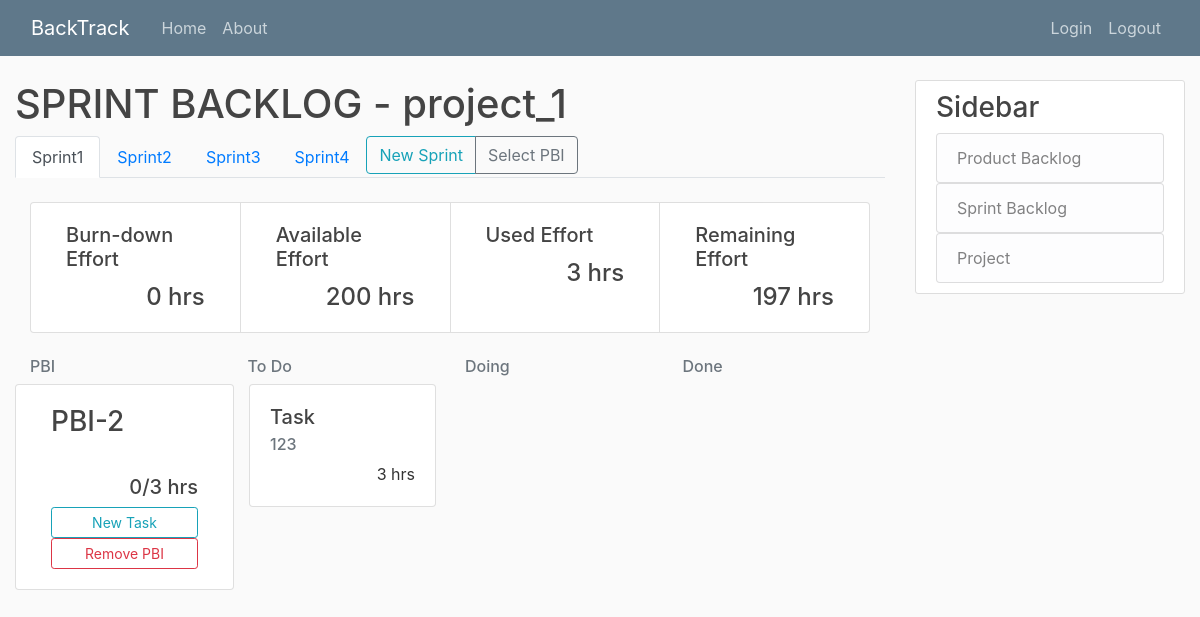
Screenshot of /project_1-sprint_21/ with the database file from the repository.
### project/models.py (models this page shows, shortened)
class Project(models.Model):
	title = models.CharField(max_length=20, unique=True)
	details = models.TextField()
	slug = models.SlugField(unique=True, default="")
	duration = models.IntegerField("Sprint Duration(week)", default=2)

### sprintBacklog/models.py (models this page shows, shortened)
class Sprint(models.Model):
	title = models.CharField(max_length=20, default="Sprint")
	available_effort = models.IntegerField()
	start_date = models.DateField(blank=True, null=True, default=date.today())
	details = models.TextField(null=True)
	project = models.ForeignKey(Project, on_delete=models.CASCADE, blank=True, null=True, default=None)
	def save(self, *args, **kwargs):
		number_of_sprint = Sprint.objects.filter(project=self.project).count()
		if Sprint.objects.filter(project=self.project).count() == None:
			number_of_sprint = 1
		else:
			number_of_sprint += 1
		if self not in Sprint.objects.filter(project=self.project):
			self.title = "Sprint" + str(number_of_sprint)
		super().save(*args, **kwargs)

class Task(models.Model):
	title = models.CharField(max_length=20, default="Task")
	status_choice = [
		('To Do', 'To Do'),
		('Doing', 'Doing'),
		('Done', 'Done'),
	]
	status = models.CharField(
		max_length = 5,
		choices = status_choice,
		default ='To Do',
	)
	effort = models.IntegerField("effort(hour)")
	details = models.TextField(null=True)
	sprint = models.ForeignKey(Sprint, on_delete=models.CASCADE, default=None)
	PBI = models.ForeignKey(PBI, on_delete=models.CASCADE, default=None)
	task_owner = models.ForeignKey(User, on_delete=models.SET_NULL, default=None, null=True, blank=True)

### productBacklog/models.py (models this page shows, shortened)
class PBI(models.Model):
	priority = models.IntegerField()
	title = models.CharField(max_length=20)
	status_choice = [
		('To Do', 'To Do'),
		('Doing', 'Doing'),
		('Done', 'Done'),
	]
	status = models.CharField(
		max_length = 5,
		choices = status_choice,
		default = 'To Do',
	)
	ESP = models.IntegerField("estimated story point")
	details = models.TextField()
	project = models.ForeignKey(Project, on_delete=models.CASCADE, blank=True, null=True, default=None)
	sprint = models.ManyToManyField(Sprint) # , blank=True, null=True, default=None)
	def save(self, *args, **kwargs):
		super().save(*args, **kwargs)

### sprintBacklog/views.py (the view)
# urls.py: path('<int:sprint>/', SprintBacklogListView.as_view(), name='sprint-home'),
class SprintBacklogListView(ListView):
	model = Sprint
	template_name = 'sprintBacklog/home.html'
	context_object_name = 'sprint'
	def get_queryset(self):
		queryset = Sprint.objects.filter(project_id=self.project).order_by('pk')
		index = 1
		for s in queryset:
			s.title = "Sprint" + str(index)
			s.save()
			index += 1
		today = date.today()
		for obj in PBI.objects.filter(sprint=self.sprint):
			todo = Task.objects.filter(status='To Do', PBI=obj, sprint=obj.sprint.order_by('start_date').last())
			doing = Task.objects.filter(status='Doing', PBI=obj, sprint=obj.sprint.order_by('start_date').last())
			done = Task.objects.filter(status='Done', PBI=obj, sprint=obj.sprint.order_by('start_date').last())
			if today - obj.sprint.order_by('start_date').last().start_date >= timedelta(weeks=self.project.duration):
				if todo or doing:
					obj.status = 'To Do'
					obj.save()
				elif done and not todo and not doing:
					obj.status = 'Done'
					obj.save()
			else:
				if done and not todo and not doing:
					obj.status = 'Done'
					obj.save()
		return self.sprint
	def dispatch(self, request, *args, **kwargs):
		self.project = get_object_or_404(Project, slug=kwargs['project'])
		self.sprint = Sprint.objects.get(pk=kwargs['sprint'])
		return super().dispatch(request, *args, **kwargs)
	def get_context_data(self, **kwargs):
		context = super().get_context_data(**kwargs)
		context['project'] = self.project
		context['all_sprint'] = Sprint.objects.filter(project=self.project).order_by('pk')
		context['PBI'] = PBI.objects.filter(project=self.project, status='To Do')
		task = []
		total = 0
		completed = 0
		for p in PBI.objects.filter(sprint=self.sprint):
			todo = Task.objects.filter(sprint=self.sprint).filter(status='To Do').filter(PBI=p)
			doing = Task.objects.filter(sprint=self.sprint).filter(status='Doing').filter(PBI=p)
			done = Task.objects.filter(sprint=self.sprint).filter(status='Done').filter(PBI=p)
			todoE = todo.aggregate(Sum('effort')).get('effort__sum') if todo else 0
			doingE = doing.aggregate(Sum('effort')).get('effort__sum') if doing else 0
			doneE = done.aggregate(Sum('effort')).get('effort__sum') if done else 0
			total += doneE + doingE + todoE
			completed += doneE
			tmp = {"pbi": p,
					"todo": todo,
					"doing": doing,
					"done": done,
					"finish": doneE,
					"not_finish": doingE + todoE + doneE
					}
			task.append(tmp)
		stat = {"completed": completed,
				"available": self.sprint.available_effort,
				"used": total,
				"remaining": self.sprint.available_effort - total
				}
		context['stat'] = stat
		context['task'] = task
		return context

### templates/SprintBacklog/home.html (shortened to what this page needs)
{% extends "base.html" %}
{% block content %}
	<h1>SPRINT BACKLOG - {{ project.title }}</h1>
	<ul class="nav nav-tabs" align="right">
		{% for s in all_sprint %}
		<li class="nav-item">
			{% if s.pk == sprint.pk %}
				<a class="nav-link active" href="{% url 'sprintBacklog-detail' project.slug s.pk %}">{{ s.title }}</a>
			{% else %}
				<a class="nav-link" href="{% url 'sprint-home' project.slug s.pk %}">{{ s.title }}</a>
			{% endif %}
		</li>
		{% endfor %}
		<li class="nav-item">
			<div class="btn-group" role="group" aria-label="Basic example">
				<a class="btn btn-outline-info" href="{% url 'sprintBacklog-create' project.slug %}">New Sprint</a>
				<a class="btn btn-outline-secondary" href="{% url 'sprintBacklog-select' project.slug sprint.pk%}">Select PBI</a>
			</div>
		</li>
	</ul>
	<div class="container-fluid">
	<div class="card-group">
		<div class="col-sm card">
			<div class="card-body">
				<h5 class="card-title">Burn-down Effort</h5>
				<h4 class="card-text" style="text-align: right">{{ stat.completed }} hrs</h4>
			</div>
		</div>
		<div class="col-sm card">
			<div class="card-body">
				<h5 class="card-title">Available Effort</h5>
				<h4 class="card-text" style="text-align: right">{{ stat.available }} hrs</h4>
			</div>
		</div>
		<div class="col-sm card">
			<div class="card-body">
				<h5 class="card-title">Used Effort</h5>
				<h4 class="card-text" style="text-align: right">{{ stat.used }} hrs</h4>
			</div>
		</div>
		<div class="col-sm card">
			<div class="card-body">
				<h5 class="card-title">Remaining Effort</h5>
				<h4 class="card-text" style="text-align: right">{{ stat.remaining }} hrs</h4>
			</div>
		</div>
	</div>
	</div>
	<div class="container">
		<div class="row">
			<div class="col-md">
				<h6 class="text-muted">PBI</h6>
			</div>
			<div class="col-md">
				<h6 class="text-muted">To Do</h6>
			</div>
			<div class="col-md">
				<h6 class="text-muted">Doing</h6>
			</div>
			<div class="col-md">
				<h6 class="text-muted">Done</h6>
			</div>
		</div>
	</div>
	{% for t in task %}
	<div class="container">
		<div class="row">
			<div class="col-sm card">
				<div class="card-body d-flex flex-column">
					<a href="{% url 'productBacklog-detail' project.slug t.pbi.pk %}"><h3 class="card-title">{{ t.pbi.title }}</h3></a>
					<h5 class="card-text mt-auto" style="text-align: right">{{ t.finish }}/{{ t.not_finish }} hrs</h5>
					<a href="{% url 'task-create' project.slug sprint.pk t.pbi.pk %}" class="btn btn-outline-info btn-sm mt-auto">New Task</a>
					<a href="{% url 'sprintBacklog-remove' project.slug sprint.pk t.pbi.pk %}" class="btn btn-outline-danger btn-sm mt-auto">Remove PBI</a>
				</div>
			</div>
			<div class="col-md">
			{% for i in t.todo %}
				<div class="card">
					<div class="card-body">
						<a href="{% url 'task-detail' project.slug sprint.pk i.pk %}">
							<h5 class="card-title">{{ i.title }}</h5>
						</a>
						<h6 class="card-subtitle mb-2 text-muted">{{ i.task_owner }}</h6>
						<p class="card-text" style="text-align: right;">{{ i.effort }} hrs</p>
					</div>
				</div class="card">
			{% endfor %}
			</div>
			<div class="col-md">
			</div>
			<div class="col-md">
			</div>
		</div>
	</div>
	{% endfor %}
{% endblock content %}

### productBacklog/static/PBI/main.css (style rules this page uses)
body { background: #fafafa; color: #333333; margin-top: 5rem; }
h1, h2, h3, h4, h5, h6 { color: #444444; }
ul { margin: 0; }

### rows the page displays
Project: title "project_1"
Sprint: title "Sprint1"
Sprint: title "Sprint2"
Sprint: title "Sprint3"
Sprint: title "Sprint4"
PBI: pbi "PBI-2", finish "0", not_finish "3"
Task: title "Task", task_owner "123", effort "3"

### other values shown
{{ stat.completed }} "0"
{{ stat.available }} "200"
{{ stat.used }} "3"
{{ stat.remaining }} "197"
